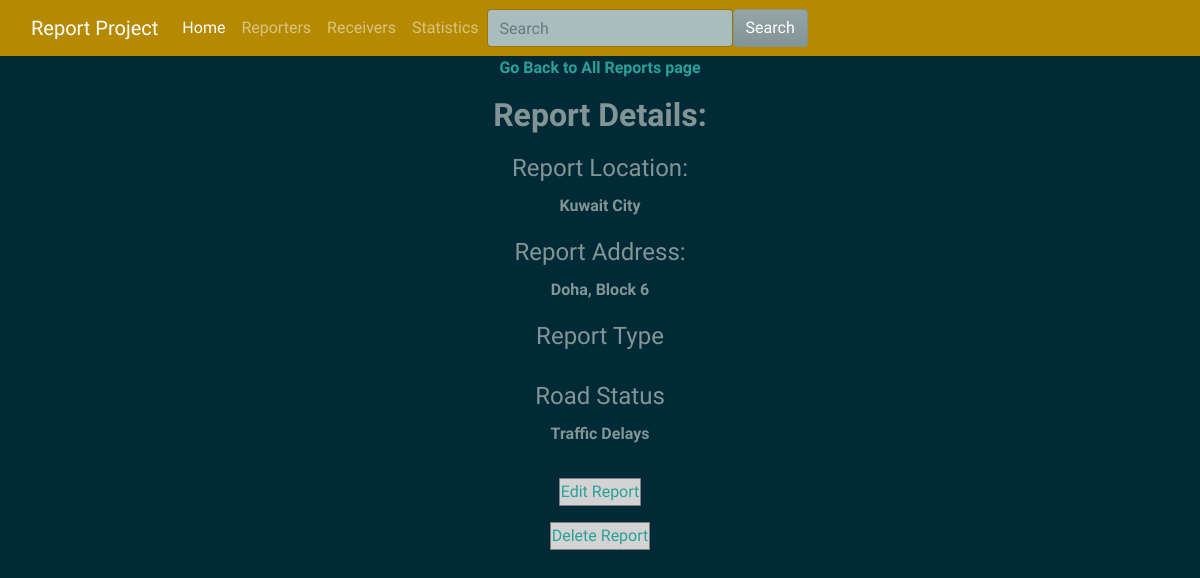
Before: /report/show/report/5/ with the older database file.
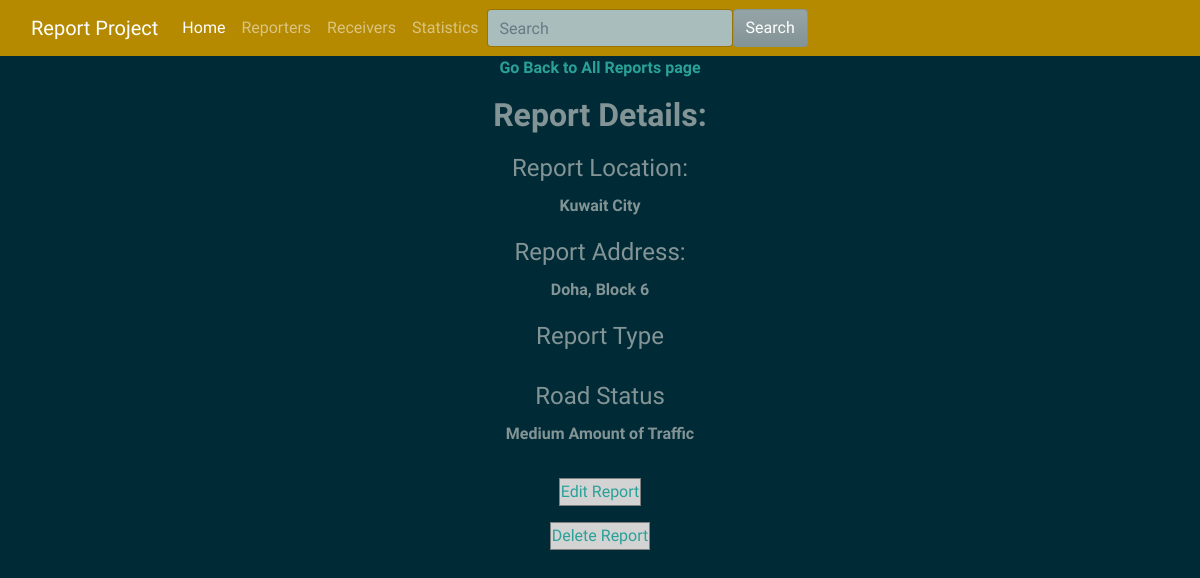
After: the same page with the newer database file.
### report/views.py (the view, shortened to what this page needs)
# urls.py: path('show/report/<int:report_id>/', views.report_details, name = 'show-report'),
def report_details(request, report_id):
  data={}
  reports = Report.objects.get(id = report_id)
  Acc_type = reports.reportstatus_set.all()
  data["reports"] = reports
  data["Type"] = Acc_type
  return render(request, "report_details.html", context = data)

### report/templates/report_details.html (shortened to what this page needs)
{% extends "base.html"%}
{% block content %}
<!DOCTYPE html>
<html lang="en">
<head>
</head>
<body>
    <p><strong><a href="/report/reports/">Go Back to All Reports page</a></strong></p>
<p><h2><strong> Report Details: </strong></h2></p>
<div id="customForm">
        <fieldset class="name">
            <legend> Report Location:</legend>
            <editor-field name="location">
              {% if reports.location == 0 %}
  <p> <strong>{{ "Kuwait City" }}</strong></p>
{% elif reports.location == 1 %}
  <p> <strong>{{ "Al Jahra" }}</strong></p>
{% elif reports.location == 2 %}
  <p> <strong>{{ "Hawalli" }}</strong></p>
{% elif reports.location == 3 %}
  <p> <strong>{{ "Farwaniyah" }}</strong></p>
{% elif reports.location == 4 %}
  <p> <strong>{{ "Mubarak Al-Kabeer" }}</strong></p>
{% elif reports.location == 5 %}
  <p> <strong>{{ "Al Ahmadi" }}</strong></p>
{% endif %}
            </editor-field>
        </fieldset>
        <fieldset class="Address">
            <legend> Report Address: </legend>
            <editor-field name="Address">
              <p><strong>{{ reports.Accident_Address }} </strong></p>
              </editor-field>
        </fieldset>
        <fieldset class="office Position">
            <legend> Report Type </legend>
        </fieldset>
        <fieldset class="office Position">
            <legend> Road Status </legend>
            <editor-field name="status">
              {% if reports.RoadStatus == 0 %}
  <p> <strong>{{ "No Traffic Delays" }}</strong></p>
{%elif reports.RoadStatus == 1 %}
  <p><strong>{{ "Medium Amount of Traffic" }}</strong></p>
{%elif reports.RoadStatus == 2 %}
  <p><strong>{{ "Traffic Delays" }}</strong></p>
{% endif %} </editor-field>
        </fieldset>
    </div>
  <p>
  <table border=1 align="center">
    <tr bgcolor="lightgrey">
        <td align="center"><a href="/report/edit/report/{{reports.id}}/">Edit Report</a></td>
    </tr>
  </table> </p>
  <p>
  <table border=1 align="center">
    <tr bgcolor="lightgrey">
        <td align="center"><a href="/report/delete/report/{{reports.id}}/">Delete Report</a></td>
    </tr>
  </table> </p>
</body>
</html>
{% endblock %}

Changed rows visible on the page:
changed Report "Doha, Block 6": RoadStatus 2 → 1 (drawn)
Other visible differences:
{{ "Medium Amount of Traffic" }}: (not shown) → "Medium Amount of Traffic"
{{ "Traffic Delays" }}: "Traffic Delays" → (not shown)
